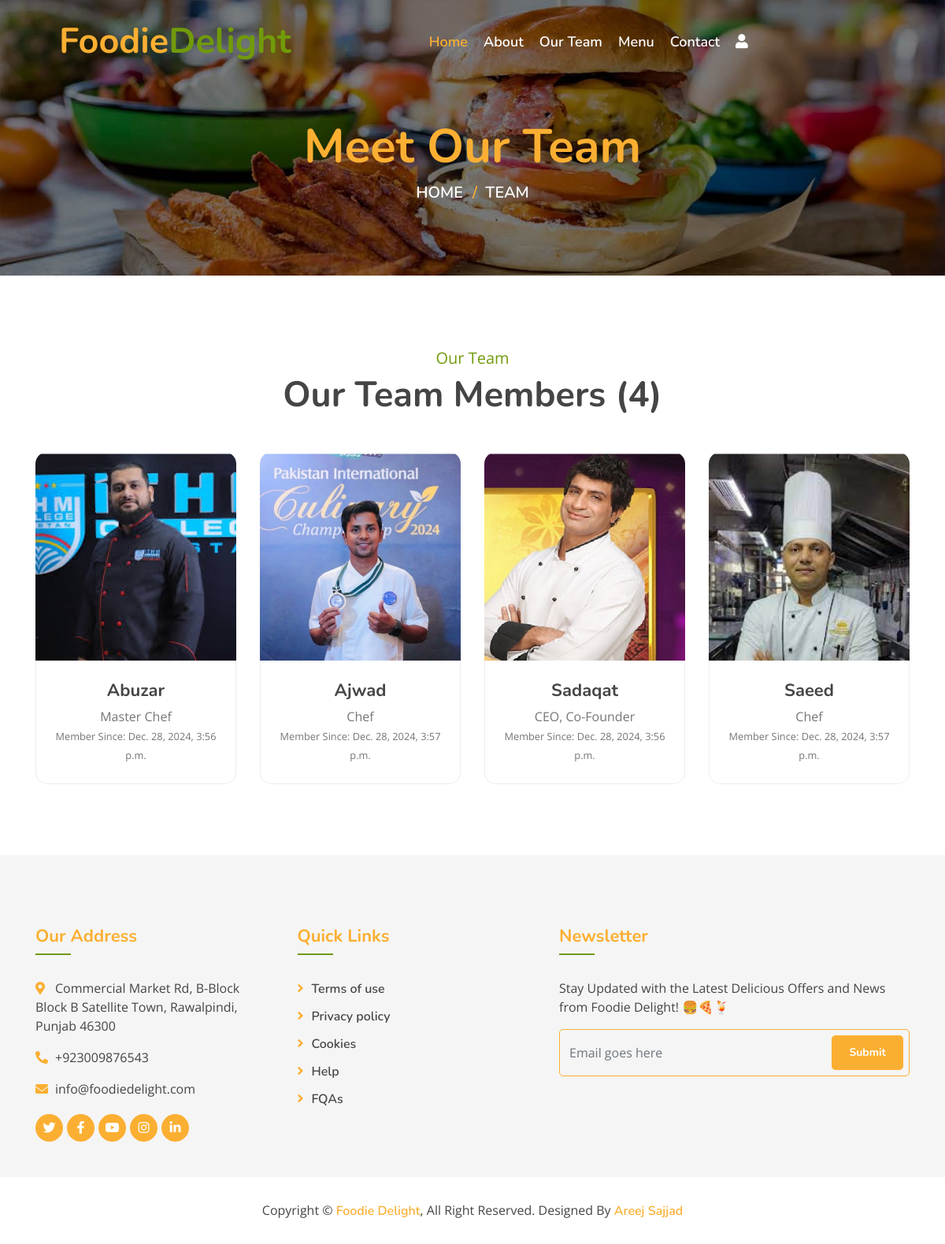
Page /team/ on the committed database.
### myapp/models.py (models this page shows, shortened)
class Team(models.Model):
    name = models.CharField(max_length=100)
    designation = models.CharField(max_length=100)
    image = models.ImageField(upload_to="team")
    added_on = models.DateTimeField(auto_now_add=True)
    updated_on = models.DateTimeField(auto_now=True)

### myapp/views.py (the view)
# urls.py: path('team/',views.team_members,name="team"),
def team_members(request):
    context={}
    members = Team.objects.all().order_by('name')
    context['team_members'] = members
    return render(request,'team.html', context)

### template/team.html (shortened to what this page needs)
{% extends "base.html" %}
{% block content %}
        <div class="page-header">
            <div class="container">
                <div class="row">
                    <div class="col-12">
                        <h2>Meet Our Team</h2>
                    </div>
                    <div class="col-12">
                        <a href="/">Home</a>
                        <a href="{% url 'team' %}">Team</a>
                    </div>
                </div>
            </div>
        </div>
        <div class="team">
            <div class="container">
                <div class="section-header text-center">
                    <p>Our Team</p>
                    <h2>Our Team Members ({{team_members|length}})</h2>
                </div>
                <div class="row">
                {% for m in team_members %}
                    <div class="col-lg-3 col-md-6">
                        <div class="team-item">
                            <div class="team-img">
                                <img src="/media/{{m.image}}" style="height:250px;" alt="Image">
                                <div class="team-social">
                                </div>
                            </div>
                            <div class="team-text">
                                <h2>{{m.name}}</h2>
                                <p>{{m.designation}}</p>
                                <p><small>Member Since: {{m.added_on}}</small></p>
                            </div>
                        </div>
                    </div>
                {% endfor %}
                </div>
            </div>
        </div>
{% endblock %}

### static/css/style.css (style rules this page uses)
body { color: #757575; background: #ffffff; font-family: 'open sans', sans-serif; }
h1, h2, h3, h4, h5, h6 { color: #454545; font-family: 'Nunito', sans-serif; }
a { font-family: 'Nunito', sans-serif; font-weight: 600; color: #fbaf32; transition: .3s; }
.page-header { position: relative; margin-bottom: 45px; padding: 150px 0 90px 0; text-align: center; background: linear-gradient(rgba(0, 0, 0, .5), rgba(0, 0, 0, .5)), url(../img/page-header.jpg); background-position: center; background-repeat: no-repeat; background-size: cover; }
.page-header h2 { position: relative; color: #fbaf32; font-size: 60px; font-weight: 700; }
.page-header a { position: relative; padding: 0 12px; font-size: 20px; text-transform: uppercase; color: #ffffff; }
.page-header a::after { position: absolute; content: "/"; width: 8px; height: 8px; top: -1px; right: -7px; text-align: center; color: #fbaf32; }
.page-header a:last-child::after { display: none; }
.section-header { position: relative; margin-bottom: 45px; }
.section-header p { color: #719a0a; margin-bottom: 5px; position: relative; font-size: 20px; }
.section-header h2 { margin: 0; position: relative; font-size: 45px; font-weight: 700; }
.team { position: relative; width: 100%; padding: 45px 0 15px 0; }
.team .team-item { position: relative; margin-bottom: 30px; background: #ffffff; }
.team .team-img { position: relative; border-radius: 15px 15px 0 0; overflow: hidden; }
.team .team-img img { position: relative; width: 100%; margin-top: 15px; transform: scale(1.1); transition: .3s; }
.team .team-social { position: absolute; width: 100%; height: 100%; top: 0; left: 0; display: flex; align-items: center; justify-content: center; transition: .5s; }
.team .team-text { position: relative; padding: 25px 15px; text-align: center; background: #ffffff; border: 1px solid rgba(0, 0, 0, .07); border-top: none; border-radius: 0 0 15px 15px; }
.team .team-text h2 { font-size: 22px; font-weight: 700; }
.team .team-text p { margin: 0; font-size: 16px; }

### rows in the picture
Team: image (picture), name "Abuzar", designation "Master Chef", added_on "Dec. 28, 2024, 3:56 p.m."
Team: image (picture), name "Ajwad", designation "Chef", added_on "Dec. 28, 2024, 3:57 p.m."
Team: image (picture), name "Sadaqat", designation "CEO, Co-Founder", added_on "Dec. 28, 2024, 3:56 p.m."
Team: image (picture), name "Saeed", designation "Chef", added_on "Dec. 28, 2024, 3:57 p.m."

### other values in the picture
{{ team_members|length }} "4"
